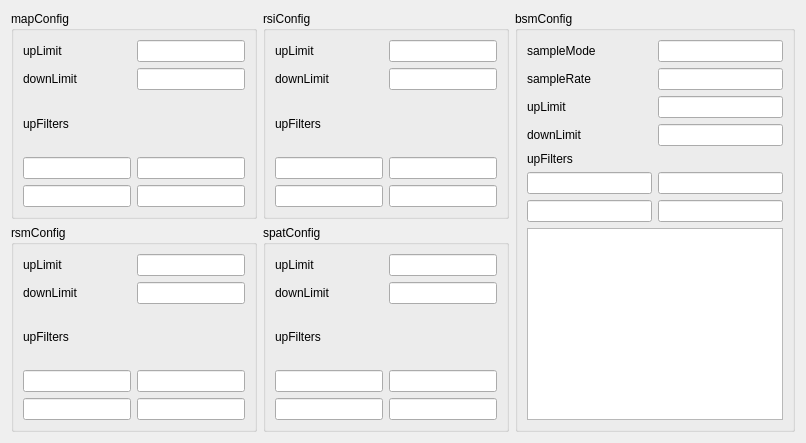
     <widget class="QWidget" name="tabOperationSet">
      <attribute name="title">
       <string>ServiceSet</string>
      </attribute>
      <layout class="QGridLayout" name="gridLayout_2">
       <item row="0" column="1">
        <widget class="QGroupBox" name="groupBox_3">
         <property name="title">
          <string>rsiConfig</string>
         </property>
         <layout class="QGridLayout" name="gridLayout_27">
          <item row="0" column="0">
           <layout class="QGridLayout" name="gridLayout_17">
            <item row="1" column="0">
             <widget class="QLabel" name="label_51">
              <property name="text">
               <string>downLimit</string>
              </property>
             </widget>
            </item>
            <item row="0" column="0">
             <widget class="QLabel" name="label_50">
              <property name="text">
               <string>upLimit</string>
              </property>
             </widget>
            </item>
            <item row="0" column="1">
             <widget class="QLineEdit" name="lineEdit_upLimit_3"/>
            </item>
            <item row="2" column="0">
             <widget class="QLabel" name="label_52">
              <property name="text">
               <string>upFilters</string>
              </property>
             </widget>
            </item>
            <item row="1" column="1">
             <widget class="QLineEdit" name="lineEdit_downLimit_3"/>
            </item>
            <item row="4" column="0">
             <widget class="QLineEdit" name="lineEdit_upFilterskey6"/>
            </item>
            <item row="3" column="0">
             <widget class="QLineEdit" name="lineEdit_upFilterskey5"/>
            </item>
            <item row="4" column="1">
             <widget class="QLineEdit" name="lineEdit_upFiltersval6"/>
            </item>
            <item row="3" column="1">
             <widget class="QLineEdit" name="lineEdit_upFiltersval5"/>
            </item>
           </layout>
          </item>
         </layout>
        </widget>
       </item>
       <item row="1" column="1">
        <widget class="QGroupBox" name="groupBox_4">
         <property name="title">
          <string>spatConfig</string>
         </property>
         <layout class="QGridLayout" name="gridLayout_30">
          <item row="0" column="0">
           <layout class="QGridLayout" name="gridLayout_18">
            <item row="1" column="1">
             <widget class="QLineEdit" name="lineEdit_downLimit_5"/>
            </item>
            <item row="0" column="1">
             <widget class="QLineEdit" name="lineEdit_upLimit_5"/>
            </item>
            <item row="0" column="0">
             <widget class="QLabel" name="label_62">
              <property name="text">
               <string>upLimit</string>
              </property>
             </widget>
            </item>
            <item row="2" column="0">
             <widget class="QLabel" name="label_64">
              <property name="text">
               <string>upFilters</string>
              </property>
             </widget>
            </item>
            <item row="1" column="0">
             <widget class="QLabel" name="label_63">
              <property name="text">
               <string>downLimit</string>
              </property>
             </widget>
            </item>
            <item row="4" column="0">
             <widget class="QLineEdit" name="lineEdit_upFilterskey10"/>
            </item>
            <item row="3" column="0">
             <widget class="QLineEdit" name="lineEdit_upFilterskey9"/>
            </item>
            <item row="4" column="1">
             <widget class="QLineEdit" name="lineEdit_upFiltersval10"/>
            </item>
            <item row="3" column="1">
             <widget class="QLineEdit" name="lineEdit_upFiltersval9"/>
            </item>
           </layout>
          </item>
         </layout>
        </widget>
       </item>
       <item row="1" column="0">
        <widget class="QGroupBox" name="groupBox_5">
         <property name="title">
          <string>rsmConfig</string>
         </property>
         <layout class="QGridLayout" name="gridLayout_29">
          <item row="0" column="0">
           <layout class="QGridLayout" name="gridLayout_16">
            <item row="1" column="1">
             <widget class="QLineEdit" name="lineEdit_downLimit_4"/>
            </item>
            <item row="1" column="0">
             <widget class="QLabel" name="label_54">
              <property name="text">
               <string>downLimit</string>
              </property>
             </widget>
            </item>
            <item row="0" column="0">
             <widget class="QLabel" name="label_53">
              <property name="text">
               <string>upLimit</string>
              </property>
             </widget>
            </item>
            <item row="0" column="1">
             <widget class="QLineEdit" name="lineEdit_upLimit_4"/>
            </item>
            <item row="2" column="0">
             <widget class="QLabel" name="label_55">
              <property name="text">
               <string>upFilters</string>
              </property>
             </widget>
            </item>
            <item row="4" column="0">
             <widget class="QLineEdit" name="lineEdit_upFilterskey8"/>
            </item>
            <item row="3" column="0">
             <widget class="QLineEdit" name="lineEdit_upFilterskey7"/>
            </item>
            <item row="4" column="1">
             <widget class="QLineEdit" name="lineEdit_upFiltersval8"/>
            </item>
            <item row="3" column="1">
             <widget class="QLineEdit" name="lineEdit_upFiltersval7"/>
            </item>
           </layout>
          </item>
         </layout>
        </widget>
       </item>
       <item row="0" column="0">
        <widget class="QGroupBox" name="groupBox">
         <property name="title">
          <string>mapConfig</string>
         </property>
         <layout class="QGridLayout" name="gridLayout_28">
          <item row="0" column="0">
           <layout class="QGridLayout" name="gridLayout_15">
            <item row="1" column="0">
             <widget class="QLabel" name="label_43">
              <property name="text">
               <string>downLimit</string>
              </property>
             </widget>
            </item>
            <item row="2" column="0">
             <widget class="QLabel" name="label_44">
              <property name="text">
               <string>upFilters</string>
              </property>
             </widget>
            </item>
            <item row="0" column="1">
             <widget class="QLineEdit" name="lineEdit_upLimit"/>
            </item>
            <item row="0" column="0">
             <widget class="QLabel" name="label_42">
              <property name="text">
               <string>upLimit</string>
              </property>
             </widget>
            </item>
            <item row="1" column="1">
             <widget class="QLineEdit" name="lineEdit_downLimit"/>
            </item>
            <item row="4" column="0">
             <widget class="QLineEdit" name="lineEdit_upFilterskey2"/>
            </item>
            <item row="3" column="0">
             <widget class="QLineEdit" name="lineEdit_upFilterskey1"/>
            </item>
            <item row="4" column="1">
             <widget class="QLineEdit" name="lineEdit_upFiltersval2"/>
            </item>
            <item row="3" column="1">
             <widget class="QLineEdit" name="lineEdit_upFiltersval1"/>
            </item>
           </layout>
          </item>
         </layout>
        </widget>
       </item>
       <item row="0" column="2" rowspan="2">
        <widget class="QGroupBox" name="groupBox_2">
         <property name="title">
          <string>bsmConfig</string>
         </property>
         <layout class="QGridLayout" name="gridLayout_31">
          <item row="0" column="0">
           <layout class="QGridLayout" name="gridLayout_19">
            <item row="5" column="0">
             <widget class="QLineEdit" name="lineEdit_upFilterskey3"/>
            </item>
            <item row="5" column="1">
             <widget class="QLineEdit" name="lineEdit_upFiltersval3"/>
            </item>
            <item row="2" column="0">
             <widget class="QLabel" name="label_47">
              <property name="text">
               <string>upLimit</string>
              </property>
             </widget>
            </item>
            <item row="2" column="1">
             <widget class="QLineEdit" name="lineEdit_upLimit_2"/>
            </item>
            <item row="3" column="1">
             <widget class="QLineEdit" name="lineEdit_downLimit_2"/>
            </item>
            <item row="1" column="0">
             <widget class="QLabel" name="label_46">
              <property name="text">
               <string>sampleRate</string>
              </property>
             </widget>
            </item>
            <item row="1" column="1">
             <widget class="QLineEdit" name="lineEdit_sampleRate"/>
            </item>
            <item row="4" column="0">
             <widget class="QLabel" name="label_49">
              <property name="text">
               <string>upFilters</string>
              </property>
             </widget>
            </item>
            <item row="6" column="1">
             <widget class="QLineEdit" name="lineEdit_upFiltersval4"/>
            </item>
            <item row="0" column="1">
             <widget class="QLineEdit" name="lineEdit_sampleMode"/>
            </item>
            <item row="0" column="0">
             <widget class="QLabel" name="label_45">
              <property name="text">
               <string>sampleMode</string>
              </property>
             </widget>
            </item>
            <item row="3" column="0">
             <widget class="QLabel" name="label_48">
              <property name="text">
               <string>downLimit</string>
              </property>
             </widget>
            </item>
            <item row="6" column="0">
             <widget class="QLineEdit" name="lineEdit_upFilterskey4"/>
            </item>
           </layout>
          </item>
          <item row="1" column="0">
           <widget class="QTextEdit" name="textEdit"/>
          </item>
         </layout>
        </widget>
       </item>
      </layout>
     </widget>
